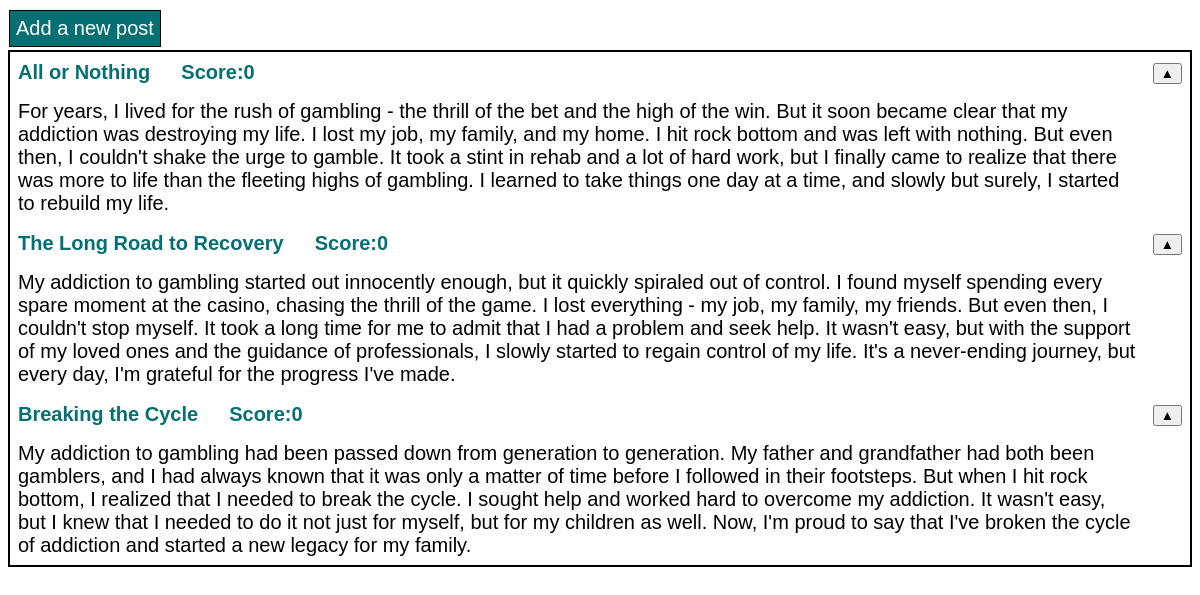
Page /forum on the committed database.
### tables this page shows
CREATE TABLE posts ( id INTEGER PRIMARY KEY AUTOINCREMENT, title TEXT NOT NULL, content TEXT NOT NULL, createdAt INTEGER NOT NULL, timeElapsed INTEGER NOT NULL DEFAULT 0, score INTEGER NOT NULL DEFAULT 0);

### app.py (the view)
@app.route('/forum')
def forum():
    conn = sqlite3.connect('mydatabase.db')
    conn.create_function('power', 2, power)
    cursor = conn.cursor()
    posts = cursor.execute("SELECT * FROM posts ORDER BY (score / (1 + .2 * power(timeElapsed, 1.3))) DESC").fetchall()
    return render_template('forum.html', posts=posts)

### app.py (called while the page is built)
def power(base, exponent):
    return math.pow(base, exponent)

### templates/forum.html (shortened to what this page needs)
<!DOCTYPE html>
<html lang="en">
<head>
    <link rel= "stylesheet" type= "text/css" href= "{{ url_for('static',filename='forum.css') }}">
</head>
<body>
    <a href="{{ url_for('add_post') }}" class="navbutton">Add a new post</a>
    <table>
        {% for post in posts %}
            <tr>
                <td><strong>{{ post[1] }} &emsp; Score:{{ post[5] }}</strong></td>
                <td><button onclick="updateScore({{ post[0] }})">▲</button></td>
            </tr>
            <tr>
                <td>{{ post[2] }}</td>
            </tr>
        {% endfor %}
    </table>
</body>
</html>

### static/forum.css (style rules this page uses)
.navbutton { display: inline-block; border: 1px solid black; margin-top: 2px; margin-left: 1px; margin-bottom: 3px; font-size: 20px; font-family: Arial, sans-serif; padding: 6px; background: #047073; color: #ffffff; text-decoration: none; }
table { border-collapse: collapse; width: 100%; border: 2px solid #000000; }
th, td { text-align: left; padding: 8px; font-family: Arial, sans-serif; font-size: 20px; }
strong { color: #047073; }

### rows in the picture
posts: title "All or Nothing", score "0", content "For years, I lived for the rush of gambling - the thrill of the bet and the high of the win. But it soon became clear that my addiction was destroying my life. I lost my job, my family, and my home. I hit rock bottom and was left with nothing. But even then, I couldn't shake the urge to gamble. It took a stint in rehab and a lot of hard work, but I finally came to realize that there was more to life than the fleeting highs of gambling. I learned to take things one day at a time, and slowly but surely, I started to rebuild my life."
posts: title "The Long Road to Recovery", score "0", content "My addiction to gambling started out innocently enough, but it quickly spiraled out of control. I found myself spending every spare moment at the casino, chasing the thrill of the game. I lost everything - my job, my family, my friends. But even then, I couldn't stop myself. It took a long time for me to admit that I had a problem and seek help. It wasn't easy, but with the support of my loved ones and the guidance of professionals, I slowly started to regain control of my life. It's a never-ending journey, but every day, I'm grateful for the progress I've made."
posts: title "Breaking the Cycle", score "0", content "My addiction to gambling had been passed down from generation to generation. My father and grandfather had both been gamblers, and I had always known that it was only a matter of time before I followed in their footsteps. But when I hit rock bottom, I realized that I needed to break the cycle. I sought help and worked hard to overcome my addiction. It wasn't easy, but I knew that I needed to do it not just for myself, but for my children as well. Now, I'm proud to say that I've broken the cycle of addiction and started a new legacy for my family."
